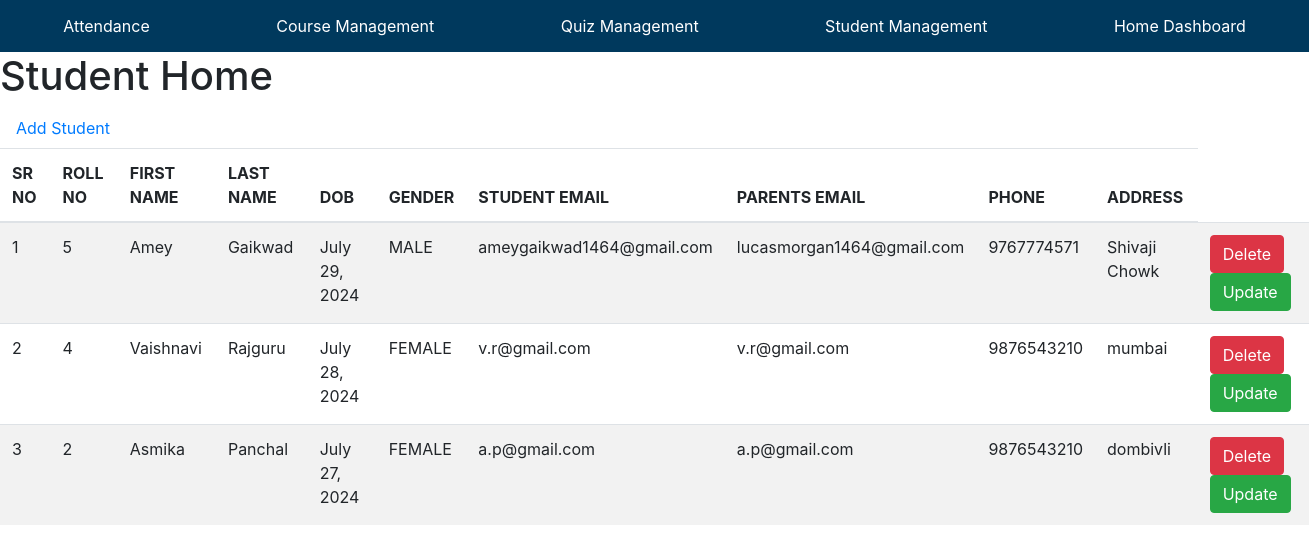
The app's page /studentmgt/, older data.
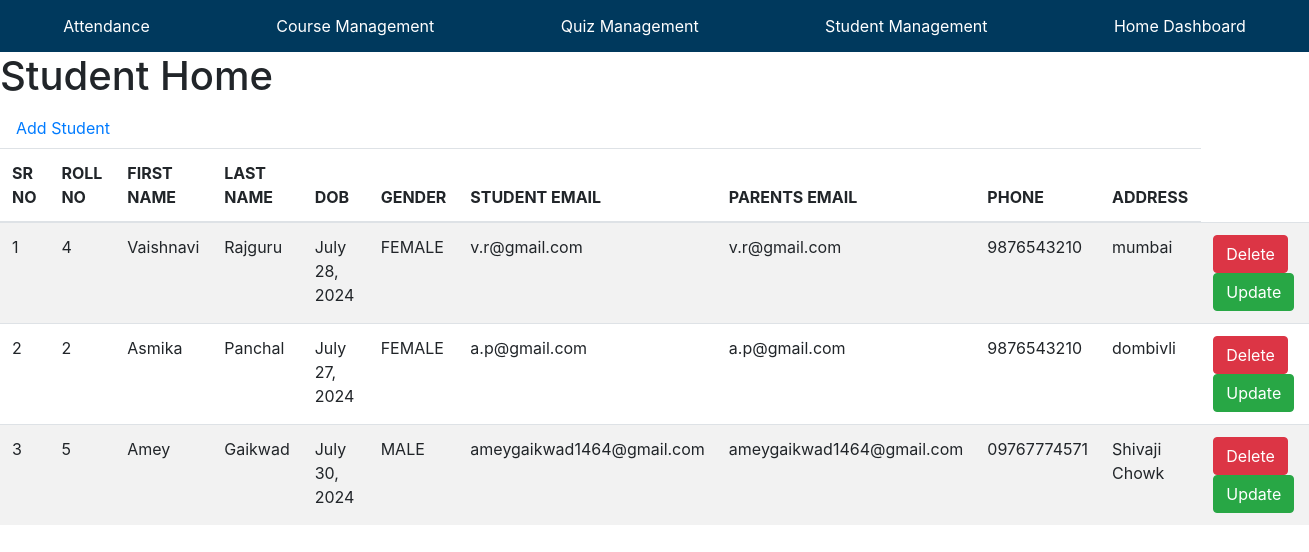
The same page, newer data.
### studentmgt/models.py (models this page shows)
class Student(models.Model):
    st_id = models.TextField(primary_key=True)
    fname = models.CharField(max_length=255)
    lname = models.CharField(max_length=255)
    dob = models.DateField()
    gender = models.CharField(max_length=1)
    st_email = models.EmailField()
    pr_email = models.EmailField()
    phone = models.CharField(max_length=20)
    address = models.TextField()

### studentmgt/views.py (the view)
# urls.py: path("", views.student_home, name="student_home"),
def student_home(request):
    std=Student.objects.all()
    return render(request, "studentmgt/student_home.html",{'std':std})

### studentmgt/templates/studentmgt/student_home.html (shortened to what this page needs)
{% extends "base.html" %}
{% block body %}
<h1>Student Home</h1>
<a class="nav-link" href="student_add">Add Student</a>
<table class="table table-striped">
    <thead>
      <tr>
        <th>SR NO</th>
        <th>ROLL NO</th>
        <th>FIRST NAME</th>
        <th>LAST NAME</th>
        <th>DOB</th>
        <th>GENDER</th>
        <th>STUDENT EMAIL</th>
        <th>PARENTS EMAIL</th>
        <th>PHONE</th>
        <th>ADDRESS</th>
      </tr>
    </thead>
    <tbody>
      {%  for s in std %}
      <tr>
        <td>{{forloop.counter}}</td>
        <td>{{s.st_id}}</td>
        <td>{{s.fname}}</td>
        <td>{{s.lname}}</td>
        <td>{{s.dob}}</td>
        <td>{{s.gender}}</td>
        <td>{{s.st_email}}</td>
        <td>{{s.pr_email}}</td>
        <td>{{s.phone}}</td>
        <td>{{s.address}}</td>
        <td>
          <a href="/studentmgt/student_delete/{{s.st_id}}" class="btn btn-danger md-sm">Delete</a>
          <a href="/studentmgt/student_update/{{s.st_id}}" class="btn btn-success md-sm">Update</a>
        </td>
      </tr>
      {% endfor %}
    </tbody>
  </table>
{% endblock body %}

Row changes from the older to the newer data that the page shows:
changed Student "Amey": dob "July 29, 2024" → "July 30, 2024"; pr_email "lucasmorgan1464@gmail.com" → "ameygaikwad1464@gmail.com"; phone "9767774571" → "09767774571"; moves down the list
